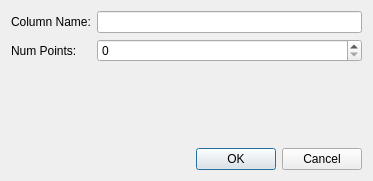
<?xml version="1.0" encoding="UTF-8"?>
<ui version="4.0">
 <class>QcepNewDataColumnDialog</class>
 <widget class="QDialog" name="QcepNewDataColumnDialog">
  <property name="geometry">
   <rect>
    <x>0</x>
    <y>0</y>
    <width>373</width>
    <height>181</height>
   </rect>
  </property>
  <property name="windowTitle">
   <string>Dialog</string>
  </property>
  <layout class="QGridLayout" name="gridLayout">
   <item row="0" column="0">
    <widget class="QLabel" name="label">
     <property name="text">
      <string>Column Name:</string>
     </property>
    </widget>
   </item>
   <item row="0" column="1">
    <widget class="QLineEdit" name="m_ColumnName"/>
   </item>
   <item row="1" column="0">
    <widget class="QLabel" name="label_2">
     <property name="text">
      <string>Num Points:</string>
     </property>
    </widget>
   </item>
   <item row="1" column="1">
    <widget class="QSpinBox" name="m_ColumnSize">
     <property name="maximum">
      <number>1000000</number>
     </property>
    </widget>
   </item>
   <item row="2" column="0" colspan="2">
    <spacer name="verticalSpacer">
     <property name="orientation">
      <enum>Qt::Vertical</enum>
     </property>
     <property name="sizeHint" stdset="0">
      <size>
       <width>348</width>
       <height>50</height>
      </size>
     </property>
    </spacer>
   </item>
   <item row="3" column="0" colspan="2">
    <widget class="QDialogButtonBox" name="buttonBox">
     <property name="orientation">
      <enum>Qt::Horizontal</enum>
     </property>
     <property name="standardButtons">
      <set>QDialogButtonBox::Cancel|QDialogButtonBox::Ok</set>
     </property>
    </widget>
   </item>
  </layout>
 </widget>
 <resources/>
 <connections>
  <connection>
   <sender>buttonBox</sender>
   <signal>accepted()</signal>
   <receiver>QcepNewDataColumnDialog</receiver>
   <slot>accept()</slot>
   <hints>
    <hint type="sourcelabel">
     <x>248</x>
     <y>254</y>
    </hint>
    <hint type="destinationlabel">
     <x>157</x>
     <y>274</y>
    </hint>
   </hints>
  </connection>
  <connection>
   <sender>buttonBox</sender>
   <signal>rejected()</signal>
   <receiver>QcepNewDataColumnDialog</receiver>
   <slot>reject()</slot>
   <hints>
    <hint type="sourcelabel">
     <x>316</x>
     <y>260</y>
    </hint>
    <hint type="destinationlabel">
     <x>286</x>
     <y>274</y>
    </hint>
   </hints>
  </connection>
 </connections>
</ui>
